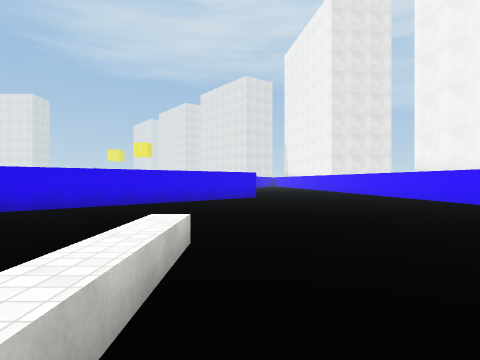
View 1 (above)

22 first-person views from a walk through a 3-D level made in the Unity game engine. The camera is 1.4 m above the floor, looks level and sees 75° across. The floor is counted in squares, 2 m on a side. Each view is taken from the middle of a square. On the plan, view 1 faces up. The plan holds only what a view shows up to about 10 squares ahead; the rest is blank. The place goes on beyond the plan. The player character is not drawn. Surface patterns are stand-ins for the level's own textures.

View 2
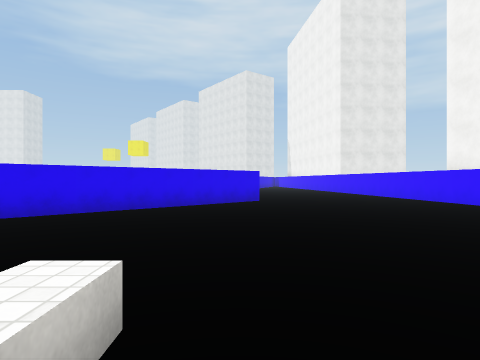

View 3
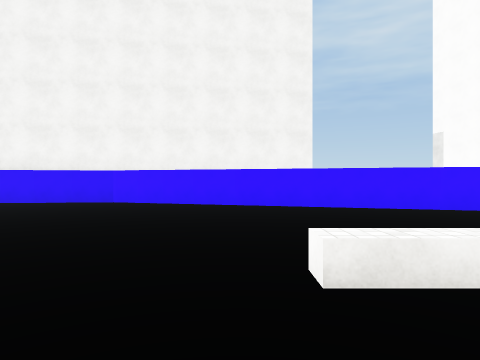

View 4
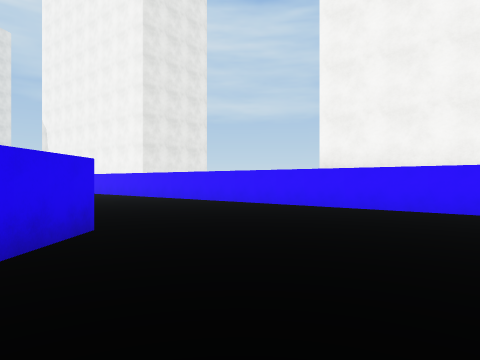

View 5
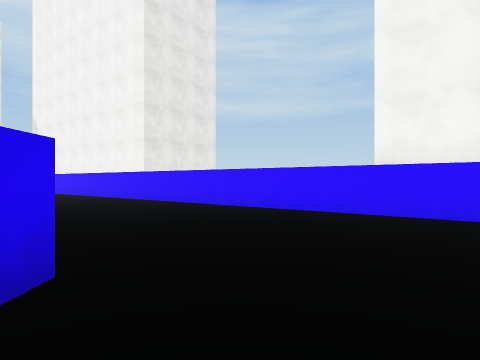

View 6
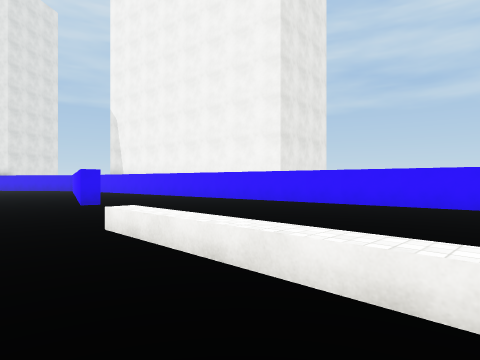

View 7
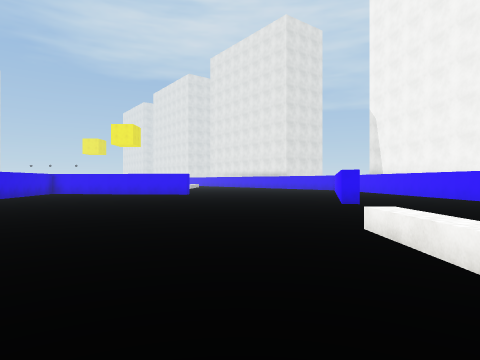

View 8
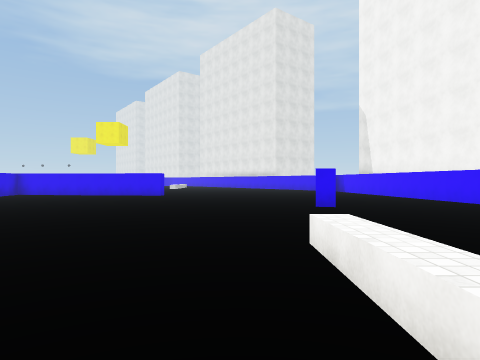

View 9
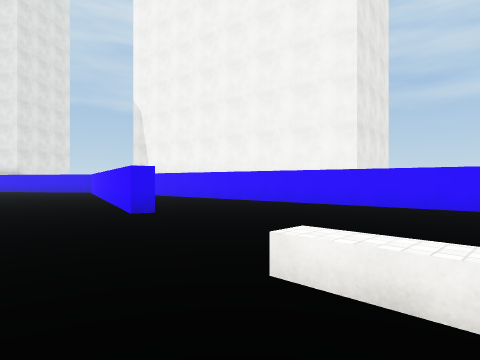

View 10
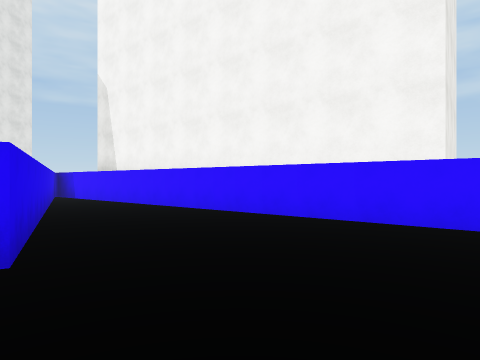

View 11
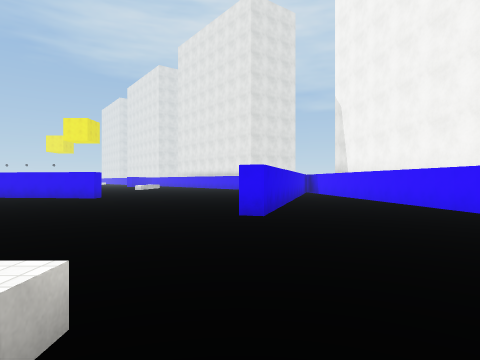

View 12
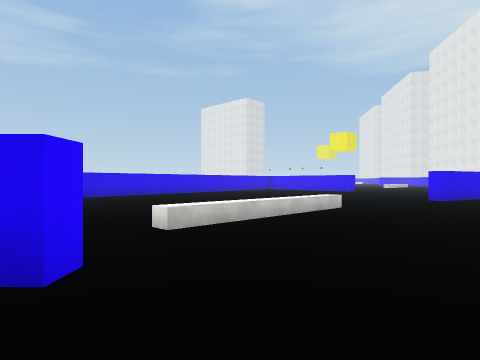

View 13
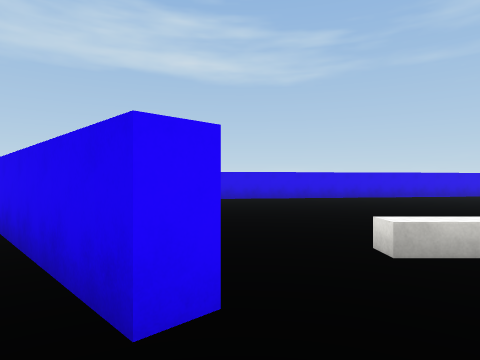

View 14
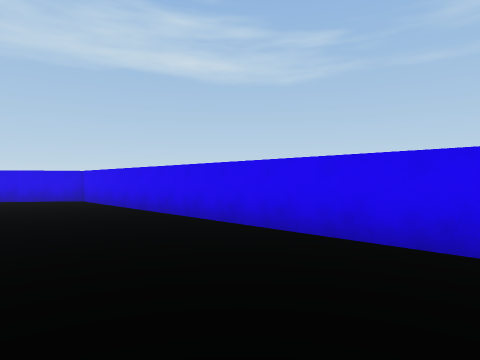

View 15
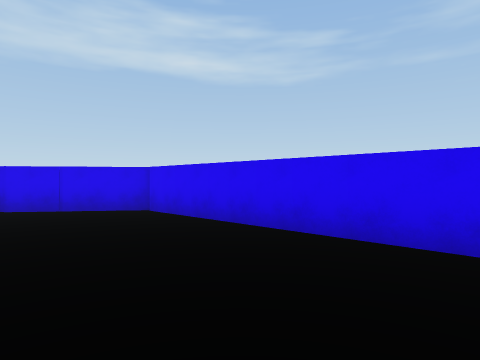

View 16
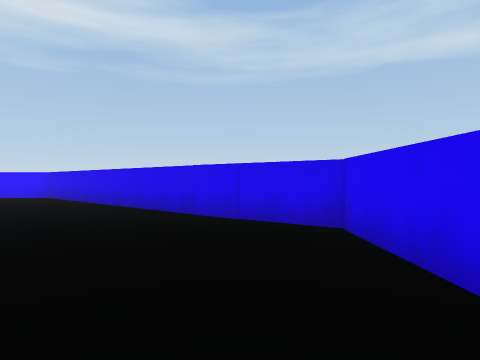

View 17
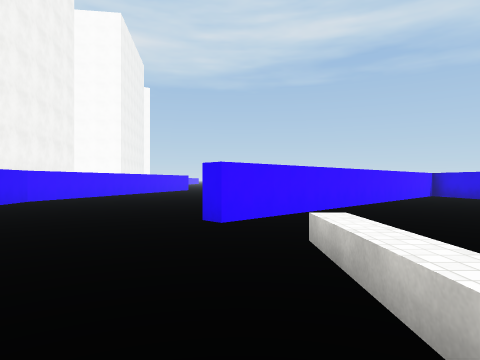

View 18
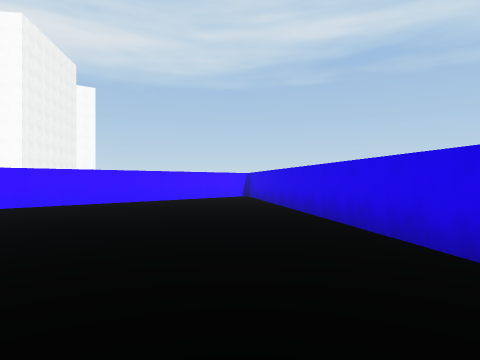

View 19
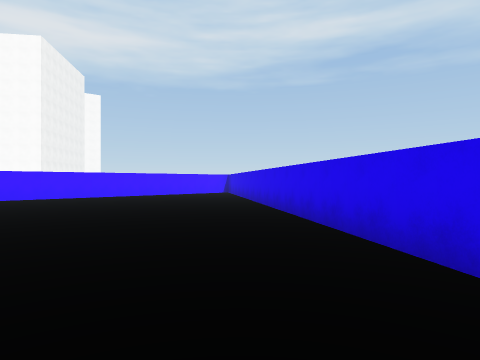

View 20
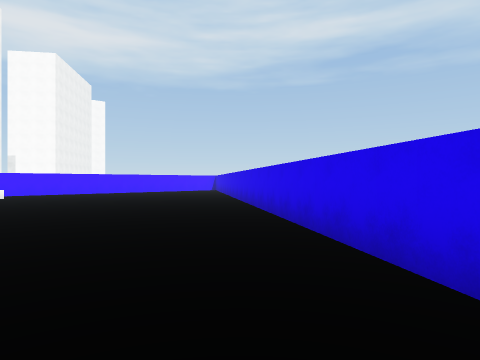

View 21
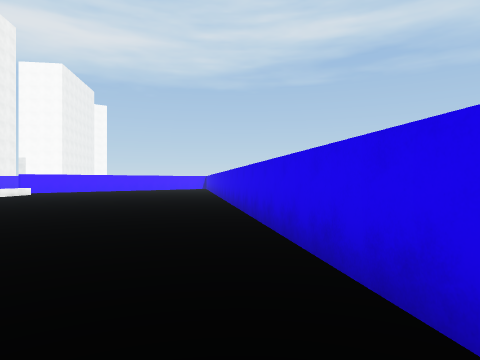

View 22
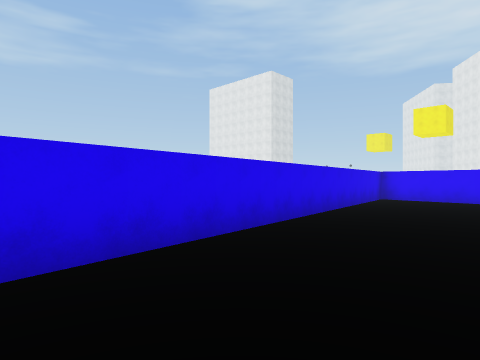

### Floor plan
Points are (right, up) in squares from view 1. A wall is a line through its corners. A room is listed if a view was taken in it or the views show most of it. See-through windows are left out.
Room 1 (views 1, 2, 3, 4, 5, 6, 7, 8, 9, 10, 11, 12, 13, 14, 15, 16, 17, 18, 19, 20, 21, 22)
walls: (-4.8, 7.9) (0.3, 12.9) (0.7, 12.5) (-8.2, 3.8) (-7.8, 0.8); (-7.9, 2.1) (-7.8, -0.6); (1.9, 29.2) (0.5, 24) (0, 24.2) (1.1, 28.1); (4.4, -0.5) (6.8, 8) (4.4, 29.6); (-12.1, 29) (-8.9, 8)
low walls: (-1.2, 15.1) (-1.2, 19.5); (-0.8, 19.5) (-0.8, 14.4) (-1.2, 14.4); (-1, 2.4) (-1, 3.5) (-0.5, 3.5) (-0.5, 0.6)

Positions as (right, up) in squares from view 1, and headings:
1: (0, 0), facing up
2: (0, 2), facing up
3: (-3, 4), facing right
4: (-1, 8), facing up-right
5: (0, 10), facing up-right
6: (-3, 15), facing up-right
7: (-3, 15), facing up
8: (-2, 16), facing up
9: (-3, 18), facing up-right
10: (0, 21), facing up-right
11: (0, 18), facing up
12: (3, 12), facing up-left
13: (2, 13), facing left
14: (2, 9), facing left
15: (-1, 6), facing left
16: (-4, 6), facing down-left
17: (0, 18), facing down
18: (-8, 18), facing down
19: (-9, 22), facing down
20: (-10, 26), facing down
21: (-11, 29), facing down
22: (-8, 19), facing up-left
